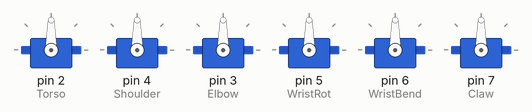
A sketch run on a simulated Arduino Uno, built with avr-gcc and run on an emulated ATmega328P. Parts: 6 × servo. What the sketch prints to the serial monitor is not drawn.

Above: at 0.1 s.
At 3.2 s:
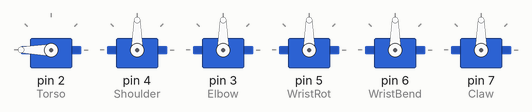
At 5.8 s:
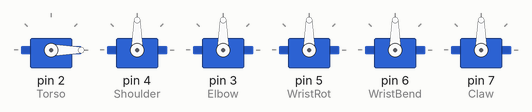
At 9.0 s:
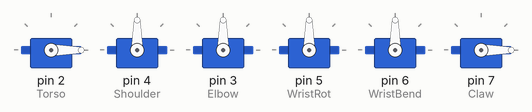
Timing chart, 0 to 10.5 s (numbered marks = the images above):
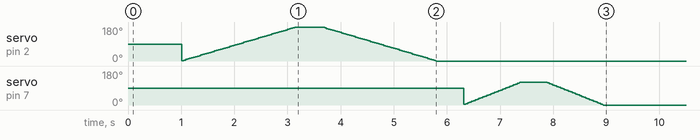

The sketch:

Robot_Arm_Sweep_and_Retract_10_31_19.ino
```cpp
#include <Servo.h>

Servo Torso;
Servo Shoulder;
Servo Elbow;
Servo WristRot;
Servo WristBend;
Servo Claw;

int pos = 0;
int oldPos = 0;
int runXtimes = 0;
float delta_t = 0;
float delta_x = 0;
long interval = 0;
long previousMillis = 0;


struct ServoAction
{
  unsigned long ActionTime;  // Number of milliseconds after sequence starts to do this action
  Servo ServoToAct;         // Which servo is it?
  bool ActionDone;           // Is action done yet
  int startDegrees;               // Number of degrees to send the designated servo to
  int endDegrees;               // Number of degrees to send the designated servo to
  };

ServoAction retract_Actions[] = {
  {   0,      Torso, false,     0,    90}, // When sequence starts, send Torso to 90 degrees
  {   0,   Shoulder, false,     0,    45},
  {   0,       Claw, false,   180,   180},
  {   0,      Elbow, false,     0,     0},
  {   0,   WristRot, false,     0,    90},
  {   0,  WristBend, false,     0,     0},
  {1000,       Claw, false,     0,     0},
  {1200,       Claw, false,    0,    180},
  /* etc. etc. */
};

const byte NoActions = sizeof retract_Actions / sizeof retract_Actions[0];
unsigned long StartTime;

void setup() {
  // put your setup code here, to run once:
  Torso.attach(2);
  Shoulder.attach(4);
  Elbow.attach(3);
  WristRot.attach(5);
  WristRot.write(90);
  WristBend.attach(6);
  Claw.attach(7);
  Serial.begin(9600);
  StartTime = millis();
}

boolean AllActionsDone() {
for (int i = 0; i < NoActions; i++)
  if (!retract_Actions[i].ActionDone)
    return false;
return true;
}

void ResetActions() {
for (int i = 0; i < NoActions; i++)
  retract_Actions[i].ActionDone=false;
  StartTime = millis();
}

void sweep_servo(Servo &myservo, int pause) {
  for (pos = 0; pos <= 180; pos += 1) {
    // in steps of 1 degree
    myservo.write(pos);
    delay(pause);
  }
  for (pos = 180; pos >= 0; pos -= 1) {
    myservo.write(pos);
    delay(pause);
  }
}


void rotate(Servo &myservo, int startpos, int endpos, float rpm) {
  delta_x = abs(startpos-endpos);
  interval = int((rpm*1000)/delta_x); //divide time over angle to get delay per angle step (converted to millis)
  if (startpos < endpos) {
    for (pos = startpos; pos <= endpos; pos += 1) {
      while(pos != oldPos) {
        unsigned long currentMillis = millis();
        if (currentMillis - previousMillis > interval){
          previousMillis = currentMillis;
          myservo.write(pos);
          oldPos = pos;
        }
      }
    }
  } else {
    for (pos = startpos; pos >= endpos; pos -= 1) {
      while(pos != oldPos) {
        unsigned long currentMillis = millis();
        if (currentMillis - previousMillis > interval){
          previousMillis = currentMillis;
          myservo.write(pos);
          oldPos = pos;
        }
      }
    }
  }
}

void retract() {
   for (int i = 0; i < NoActions; i++)
      if (!retract_Actions[i].ActionDone)
        if (millis() - StartTime > retract_Actions[i].ActionTime) {
          retract_Actions[i].ActionDone = true;
          rotate(retract_Actions[i].ServoToAct, retract_Actions[i].startDegrees, retract_Actions[i].endDegrees, 3);
        }

    if(AllActionsDone()) {
      ResetActions();
      }
}

void retract_instant() {
  ResetActions();
  for (int i = 0; i < NoActions; i++) {
    Serial.print(i);
    Serial.print(" | Waiting..");
    while (!retract_Actions[i].ActionDone) {
      if (millis() - StartTime > retract_Actions[i].ActionTime) {
        Serial.println(" | Perform Action!");
        retract_Actions[i].ActionDone = true;
        retract_Actions[i].ServoToAct.write(retract_Actions[i].endDegrees);
      }

    }

    if(AllActionsDone()) {
      Serial.println("All Done!");
      ResetActions();
    }
  }
}


void loop() {
  // put your main code here, to run repeatedly:


  //Serial.println(runXtimes);
  //delay(5000);
  //sweep_servo(Torso, 5);
  //rotate(Torso, 0, 45, 10);
  //rotate(Torso, 45, 90, 5);


  if (runXtimes<1) { // run just once
   delay(1000);
   rotate(Torso, 0, 180, 2);
   delay(500);
   rotate(Torso, 180, 0, 2);
   delay(500);
   rotate(Claw, 0, 120, 1);
   delay(500);
   rotate(Claw, 120, 0, 1);
   delay(1000);
   //retract();
   retract_instant();

   runXtimes++;
  }
}
```
